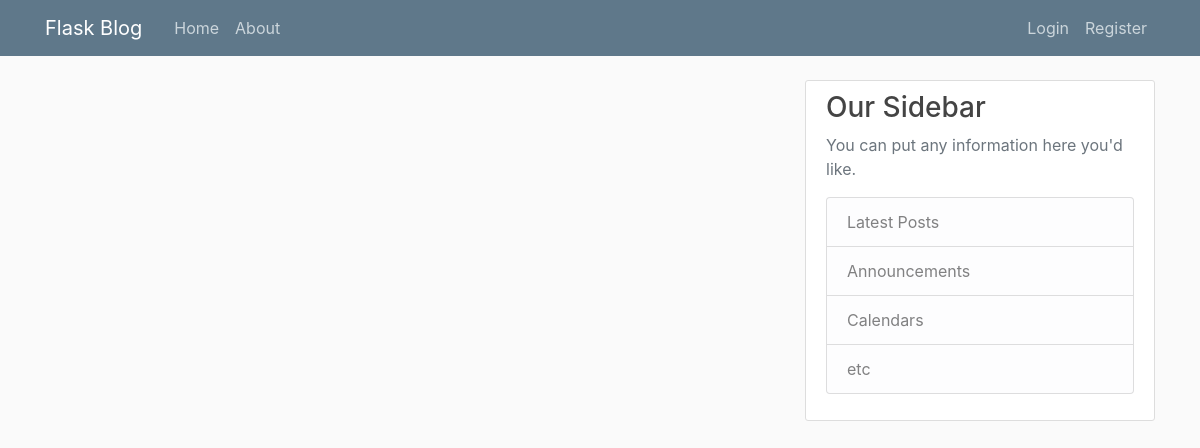
The app's page /home, older data.
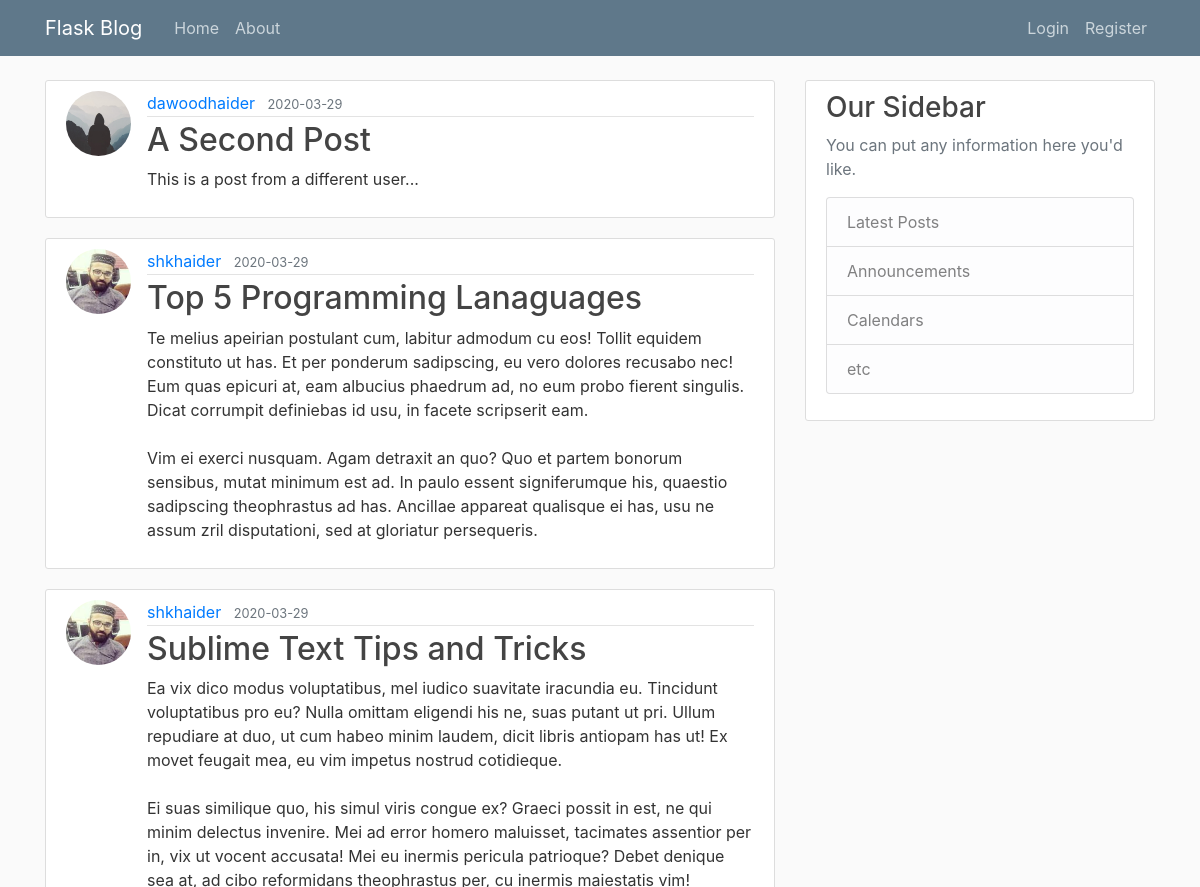
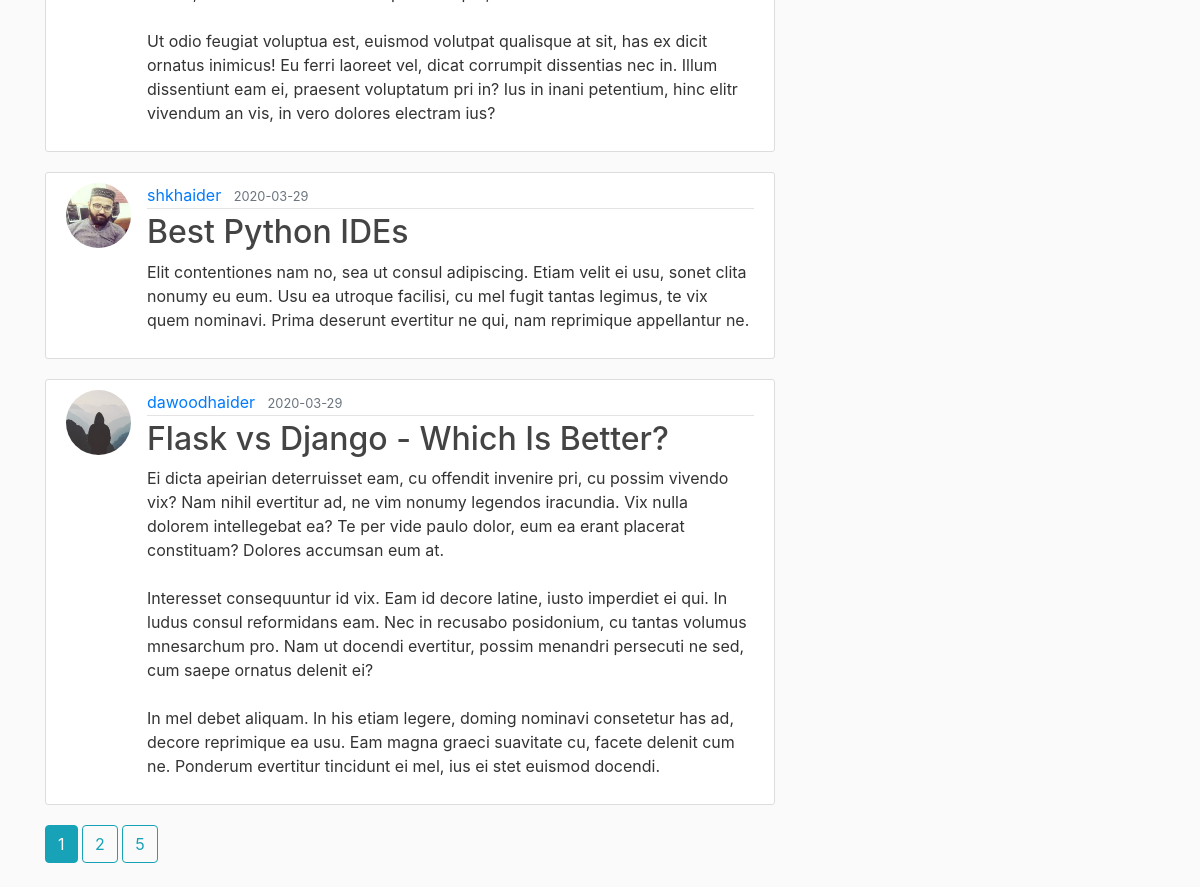
The same page, newer data (2 pictures, top to bottom).
### myApp/models.py (models this page shows, shortened)
class Post(db.Model):
    id = db.Column(db.Integer, primary_key=True)
    title = db.Column(db.String(100), nullable=False)
    date_posted = db.Column(db.DateTime, nullable=False, default=datetime.utcnow)
    content = db.Column(db.Text, nullable=False)
    user_id = db.Column(db.Integer, db.ForeignKey('user.id'), nullable=False)

class User(db.Model, UserMixin):
    id = db.Column(db.Integer, primary_key=True)
    username = db.Column(db.String(20), unique=True, nullable=False)
    email = db.Column(db.String(120), unique=True, nullable=False)
    image_file = db.Column(db.String(20),  nullable=False, default='default.jpg')
    password = db.Column(db.String(60), nullable=False)
    posts = db.relationship('Post', backref='author', lazy=True)

### myApp/main/routes.py (the view)
@main.route('/')
@main.route('/home')
def home():
    page = request.args.get('page', 1, type=int)
    posts = Post.query.order_by(Post.date_posted.desc()).paginate(page=page, per_page=5)
    return render_template('home.html', posts=posts)

### myApp/templates/home.html (shortened to what this page needs)
{% extends "layout.html" %}
{% block content %}
{% for post in posts.items %}
    <article class="media content-section">
        <img src="{{ url_for('static', filename='profile_pics/' + post.author.image_file) }}" alt="" class="rounded-circle article-img">
        <div class="media-body">
            <div class="article-metadata">
                <a class="mr-2" href="{{ url_for('users.user_post', username=post.author.username) }}">{{ post.author.username }}</a>
                <small class="text-muted">{{ post.date_posted.strftime('%Y-%m-%d') }}</small>
            </div>
            <h2><a class="article-title" href="{{ url_for('posts.post', post_id=post.id) }}">{{ post.title }}</a></h2>
            <p class="article-content">{{ post.content }}</p>
        </div>
    </article>
{% endfor %}
{% for page_num in posts.iter_pages(left_edge=1, right_edge=1, left_current=1, right_current=2) %}
    {% if page_num %}
        {% if posts.page == page_num %}
            <a class="btn btn-info mb-4" href="{{ url_for('main.home', page=page_num) }}">{{ page_num }}</a>
        {% else %}
            <a class="btn btn-outline-info mb-4" href="{{ url_for('main.home', page=page_num) }}">{{ page_num }}</a>
        {% endif %}
    {% endif %}
{% endfor %}
{% endblock content %}

### myApp/templates/layout.html (shortened to what this page needs)
<!DOCTYPE html>
<html lang="en">
<head>
     <link rel="stylesheet" href="https://maxcdn.bootstrapcdn.com/bootstrap/4.0.0/css/bootstrap.min.css">
     <link rel="stylesheet" type="text/css" href="{{ url_for('static', filename='main.css') }}" >
</head>
<body>
    <header class="site-header">
        <nav class="navbar navbar-expand-md navbar-dark bg-steel fixed-top">
          <div class="container">
            <a class="navbar-brand mr-4" href="/">Flask Blog</a>
            <div class="collapse navbar-collapse" id="navbarToggle">
              <div class="navbar-nav mr-auto">
                <a class="nav-item nav-link" href="{{ url_for('main.home') }}">Home</a>
                <a class="nav-item nav-link" href="{{ url_for('main.about') }}">About</a>
              </div>
              <div class="navbar-nav">
                {% if current_user.is_authenticated %}
                  <a class="nav-item nav-link" href="{{ url_for('posts.new_post') }}">New Post</a>
                  <a class="nav-item nav-link" href="{{ url_for('users.account') }}">Account</a>
                  <a class="nav-item nav-link" href="{{ url_for('users.logout') }}">Logout</a>
                {% else %}
                  <a class="nav-item nav-link" href="{{ url_for('users.login') }}">Login</a>
                  <a class="nav-item nav-link" href="{{ url_for('users.register') }}">Register</a>
                {% endif %}
              </div>
            </div>
          </div>
        </nav>
      </header>
      <main role="main" class="container">
        <div class="row">
          <div class="col-md-8">
            {% block content %}{% endblock %}
          </div>
          <div class="col-md-4">
            <div class="content-section">
              <h3>Our Sidebar</h3>
              <p class='text-muted'>You can put any information here you'd like.
                <ul class="list-group">
                  <li class="list-group-item list-group-item-light">Latest Posts</li>
                  <li class="list-group-item list-group-item-light">Announcements</li>
                  <li class="list-group-item list-group-item-light">Calendars</li>
                  <li class="list-group-item list-group-item-light">etc</li>
                </ul>
              </p>
            </div>
          </div>
        </div>
      </main>
</body>
</html>

### myApp/static/main.css (style rules this page uses)
body { background: #fafafa; color: #333333; margin-top: 5rem; }
h1, h2, h3, h4, h5, h6 { color: #444444; }
.bg-steel { background-color: #5f788a; }
.site-header .navbar-nav .nav-link { color: #cbd5db; }
.content-section { background: #ffffff; padding: 10px 20px; border: 1px solid #dddddd; border-radius: 3px; margin-bottom: 20px; }
.article-title { color: #444444; }
.article-content { white-space: pre-line; }
.article-img { height: 65px; width: 65px; margin-right: 16px; }
.article-metadata { padding-bottom: 1px; margin-bottom: 4px; border-bottom: 1px solid #e3e3e3 }

Row changes from the older to the newer data that the page shows:
added Post: image_file (placeholder picture), author.username "dawoodhaider", date_posted "2020-03-29", title "A Second Post", content "This is a post from a different user..."
added Post: image_file (picture), author.username "shkhaider", date_posted "2020-03-29", title "Top 5 Programming Lanaguages", content "Te melius apeirian postulant cum, labitur admodum cu eos! Tollit equidem constituto ut has. Et per ponderum sadipscing, eu vero dolores recusabo nec! Eum quas epicuri at, eam albucius phaedrum ad, no eum probo fierent singulis. Dicat corrumpit definiebas id usu, in facete scripserit eam. Vim ei exerci nusquam. Agam detraxit an quo? Quo et partem bonorum sensibus, mutat minimum est ad. In paulo essent signiferumque his, quaestio sadipscing theophrastus ad has. Ancillae appareat qualisque ei has, usu ne assum zril disputationi, sed at gloriatur persequeris."
added Post: image_file (picture), author.username "shkhaider", date_posted "2020-03-29", title "Sublime Text Tips and Tricks", content "Ea vix dico modus voluptatibus, mel iudico suavitate iracundia eu. Tincidunt voluptatibus pro eu? Nulla omittam eligendi his ne, suas putant ut pri. Ullum repudiare at duo, ut cum habeo minim laudem, dicit libris antiopam has ut! Ex movet feugait mea, eu vim impetus nostrud cotidieque. Ei suas similique quo, his simul viris congue ex? Graeci possit in est, ne qui minim delectus invenire. Mei ad error homero maluisset, tacimates assentior per in, vix ut vocent accusata! Mei eu inermis pericula patrioque? Debet denique sea at, ad cibo reformidans theophrastus per, cu inermis maiestatis vim! Ut odio feugiat voluptua est, euismod volutpat qualisque at sit, has ex dicit ornatus inimicus! Eu…"
added Post: image_file (picture), author.username "shkhaider", date_posted "2020-03-29", title "Best Python IDEs", content "Elit contentiones nam no, sea ut consul adipiscing. Etiam velit ei usu, sonet clita nonumy eu eum. Usu ea utroque facilisi, cu mel fugit tantas legimus, te vix quem nominavi. Prima deserunt evertitur ne qui, nam reprimique appellantur ne."
added Post: image_file (placeholder picture), author.username "dawoodhaider", date_posted "2020-03-29", title "Flask vs Django - Which Is Better?", content "Ei dicta apeirian deterruisset eam, cu offendit invenire pri, cu possim vivendo vix? Nam nihil evertitur ad, ne vim nonumy legendos iracundia. Vix nulla dolorem intellegebat ea? Te per vide paulo dolor, eum ea erant placerat constituam? Dolores accumsan eum at. Interesset consequuntur id vix. Eam id decore latine, iusto imperdiet ei qui. In ludus consul reformidans eam. Nec in recusabo posidonium, cu tantas volumus mnesarchum pro. Nam ut docendi evertitur, possim menandri persecuti ne sed, cum saepe ornatus delenit ei? In mel debet aliquam. In his etiam legere, doming nominavi consetetur has ad, decore reprimique ea usu. Eam magna graeci suavitate cu, facete delenit cum ne. Ponderum…"
Text that changed along with them:
new list line: "1"
new list line: "2"
new list line: "5"
